Frame 1 (no input): blank canvas, image omitted
Frame 60 (no input): blank canvas, image omitted
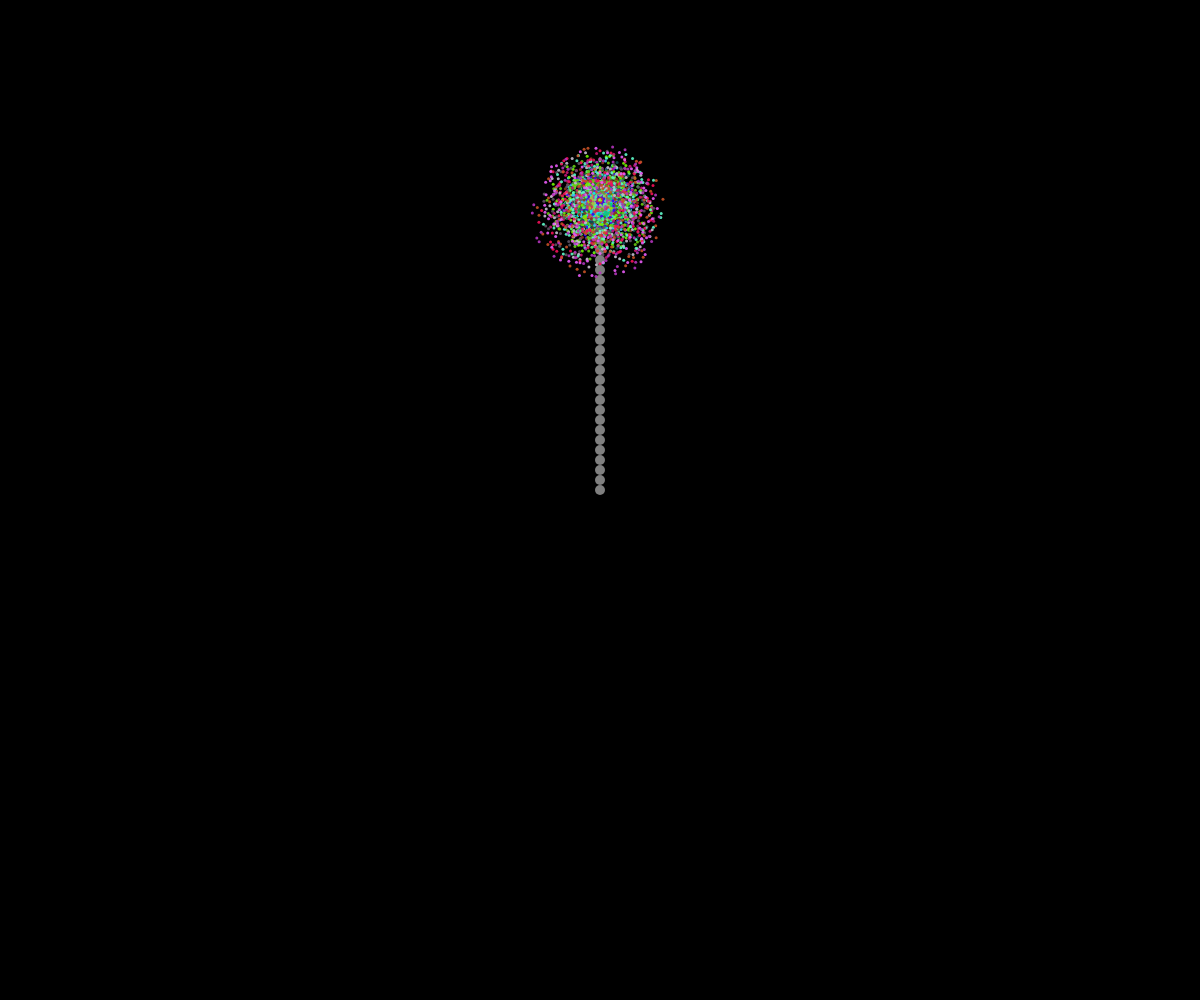
Frame 120 (the mouse pressed at the canvas centre since frame 60)

The p5.js sketch whose frames 1 and 60 were blank and that drew this single picture after the mouse press (run headless with seeded random() and noise() and a simulated clock; from frame 60 on, the mouse is pressed at the canvas centre):

// p5.js sketch
// ── sketch.js
// Project Title
// Your Name
// Date
//
// Extra for Experts:
// - describe what you did to take this project "above and beyond"

let fireworks = [];
let sparks = [];

class Firework {
  constructor(x, y, speed, dist) {
    this.x = x;
    this.y = y;
    this.speed = speed;
    this.dist = dist;
    this.currentDist = 0;
  }

  update() {
    this.y -= this.speed;
    this.currentDist += this.speed;
  }

  isExploded() {
    if (this.currentDist >= this.dist) {
      let r = random(0, 255);
      let g = random(0, 255);
      let b = random(0, 255);

      for (let i = 0; i < 100; i++) {
        sparks.push(new Spark(this.x, this.y, i * 3.6, random(1,3), r, g, b));
      }
      return true;
    }
    return false;
  }

  draw() {
    fill(127,127,127);
    circle(this.x, this.y, 10);
  }
}

class Spark {
  constructor(x, y, angle, speed, r, g, b) {
    this.x = x;
    this.y = y;
    this.angle = radians(angle);
    this.speed = speed;
    this.r = r;
    this.g = g;
    this.b = b;
    this.a = 255;
    this.vy = 0;
  }

  destroy() {
    if (this.a <= 0) {
      return true;
    }
    return false;
  }

  update() {
    this.x += cos(this.angle) * this.speed;
    this.y += (sin(this.angle) * this.speed) + this.vy;
    this.a -= 1;
    this.vy += 0.03;
    this.speed *= 0.98;
  }

  draw() {
    fill(this.r, this.g, this.b, this.a);
    circle(this.x, this.y, 3);
  }
}

async function setup() {
  createCanvas(windowWidth, windowHeight);
  noStroke();
}

function draw() {
  background(0);

  if (mouseIsPressed) {
    fireworks.push(new Firework(mouseX,mouseY,10, 300));
  }

  for (let i = fireworks.length-1; i > 0; i--) {
    fireworks[i].update();
    if (fireworks[i].isExploded()) {
      fireworks.splice(i, 1);
      continue;
    }
    fireworks[i].draw();
  }
  
  for (let i = sparks.length-1; i > 0; i--) {
    sparks[i].update();
    if (sparks[i].destroy()) {
      sparks.splice(i, 1);
      continue;
    }
    sparks[i].draw();
  }
}

function mouseClicked() {
  
}
